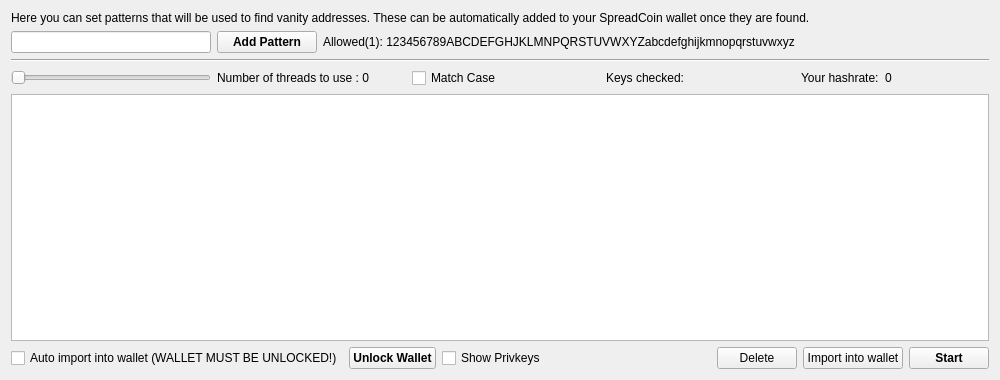
<?xml version="1.0" encoding="UTF-8"?>
<ui version="4.0">
 <class>VanityGenPage</class>
 <widget class="QWidget" name="VanityGenPage">
  <property name="geometry">
   <rect>
    <x>0</x>
    <y>0</y>
    <width>1000</width>
    <height>380</height>
   </rect>
  </property>
  <property name="minimumSize">
   <size>
    <width>770</width>
    <height>380</height>
   </size>
  </property>
  <property name="windowTitle">
   <string>Form</string>
  </property>
  <layout class="QHBoxLayout" name="horizontalLayout_3">
   <item>
    <layout class="QVBoxLayout" name="verticalLayout">
     <item>
      <layout class="QVBoxLayout" name="verticalLayout_4"/>
     </item>
     <item>
      <widget class="QLabel" name="label_4">
       <property name="text">
        <string>Here you can set patterns that will be used to find vanity addresses. These can be automatically added to your SpreadCoin wallet once they are found.</string>
       </property>
      </widget>
     </item>
     <item>
      <layout class="QVBoxLayout" name="verticalLayout_2">
       <item>
        <layout class="QHBoxLayout" name="horizontalLayout">
         <item>
          <widget class="QLineEdit" name="lineEdit">
           <property name="sizePolicy">
            <sizepolicy hsizetype="Fixed" vsizetype="Fixed">
             <horstretch>0</horstretch>
             <verstretch>0</verstretch>
            </sizepolicy>
           </property>
           <property name="minimumSize">
            <size>
             <width>200</width>
             <height>0</height>
            </size>
           </property>
          </widget>
         </item>
         <item>
          <widget class="QPushButton" name="buttonPattern">
           <property name="sizePolicy">
            <sizepolicy hsizetype="Fixed" vsizetype="Fixed">
             <horstretch>0</horstretch>
             <verstretch>0</verstretch>
            </sizepolicy>
           </property>
           <property name="minimumSize">
            <size>
             <width>100</width>
             <height>0</height>
            </size>
           </property>
           <property name="font">
            <font>
             <weight>75</weight>
             <bold>true</bold>
            </font>
           </property>
           <property name="text">
            <string>Add Pattern</string>
           </property>
          </widget>
         </item>
         <item>
          <widget class="QLabel" name="labelAllowed">
           <property name="layoutDirection">
            <enum>Qt::LeftToRight</enum>
           </property>
           <property name="text">
            <string>Allowed(1): 123456789ABCDEFGHJKLMNPQRSTUVWXYZabcdefghijkmnopqrstuvwxyz</string>
           </property>
          </widget>
         </item>
        </layout>
       </item>
      </layout>
     </item>
     <item>
      <widget class="Line" name="line">
       <property name="orientation">
        <enum>Qt::Horizontal</enum>
       </property>
      </widget>
     </item>
     <item>
      <layout class="QVBoxLayout" name="verticalLayout_3">
       <item>
        <layout class="QHBoxLayout" name="horizontalLayout_2">
         <item>
          <widget class="QSlider" name="horizontalSlider">
           <property name="sizePolicy">
            <sizepolicy hsizetype="Fixed" vsizetype="Preferred">
             <horstretch>0</horstretch>
             <verstretch>0</verstretch>
            </sizepolicy>
           </property>
           <property name="minimumSize">
            <size>
             <width>200</width>
             <height>0</height>
            </size>
           </property>
           <property name="minimum">
            <number>0</number>
           </property>
           <property name="maximum">
            <number>4</number>
           </property>
           <property name="orientation">
            <enum>Qt::Horizontal</enum>
           </property>
          </widget>
         </item>
         <item>
          <widget class="QLabel" name="labelNrThreads">
           <property name="text">
            <string>Number of threads to use : 0</string>
           </property>
          </widget>
         </item>
         <item>
          <widget class="QCheckBox" name="checkBoxMatchCase">
           <property name="sizePolicy">
            <sizepolicy hsizetype="Preferred" vsizetype="Preferred">
             <horstretch>0</horstretch>
             <verstretch>0</verstretch>
            </sizepolicy>
           </property>
           <property name="minimumSize">
            <size>
             <width>0</width>
             <height>0</height>
            </size>
           </property>
           <property name="text">
            <string>Match Case</string>
           </property>
          </widget>
         </item>
         <item>
          <widget class="QLabel" name="labelKeysChecked">
           <property name="text">
            <string>Keys checked:</string>
           </property>
          </widget>
         </item>
         <item>
          <widget class="QLabel" name="labelHashrate">
           <property name="text">
            <string>Your hashrate:  0</string>
           </property>
          </widget>
         </item>
        </layout>
       </item>
      </layout>
     </item>
     <item>
      <widget class="QTableView" name="tableView">
       <property name="editTriggers">
        <set>QAbstractItemView::NoEditTriggers</set>
       </property>
       <property name="selectionMode">
        <enum>QAbstractItemView::SingleSelection</enum>
       </property>
       <property name="selectionBehavior">
        <enum>QAbstractItemView::SelectRows</enum>
       </property>
      </widget>
     </item>
     <item>
      <layout class="QVBoxLayout" name="verticalLayout_6">
       <item>
        <layout class="QHBoxLayout" name="horizontalLayout_4">
         <item>
          <widget class="QCheckBox" name="checkBoxAutoImport">
           <property name="text">
            <string>Auto import into wallet (WALLET MUST BE UNLOCKED!)</string>
           </property>
          </widget>
         </item>
         <item>
          <widget class="QPushButton" name="buttonUnlock">
           <property name="font">
            <font>
             <weight>75</weight>
             <bold>true</bold>
            </font>
           </property>
           <property name="text">
            <string>Unlock Wallet</string>
           </property>
          </widget>
         </item>
         <item>
          <widget class="QCheckBox" name="checkBoxShowPrivKeys">
           <property name="text">
            <string>Show Privkeys</string>
           </property>
          </widget>
         </item>
         <item>
          <spacer name="horizontalSpacer">
           <property name="orientation">
            <enum>Qt::Horizontal</enum>
           </property>
           <property name="sizeHint" stdset="0">
            <size>
             <width>40</width>
             <height>20</height>
            </size>
           </property>
          </spacer>
         </item>
         <item>
          <widget class="QPushButton" name="buttonDelete">
           <property name="text">
            <string>Delete</string>
           </property>
          </widget>
         </item>
         <item>
          <widget class="QPushButton" name="buttonImport">
           <property name="text">
            <string>Import into wallet</string>
           </property>
          </widget>
         </item>
         <item>
          <widget class="QPushButton" name="buttonStart">
           <property name="font">
            <font>
             <weight>75</weight>
             <bold>true</bold>
            </font>
           </property>
           <property name="text">
            <string>Start</string>
           </property>
          </widget>
         </item>
        </layout>
       </item>
      </layout>
     </item>
    </layout>
   </item>
  </layout>
 </widget>
 <resources/>
 <connections/>
</ui>
